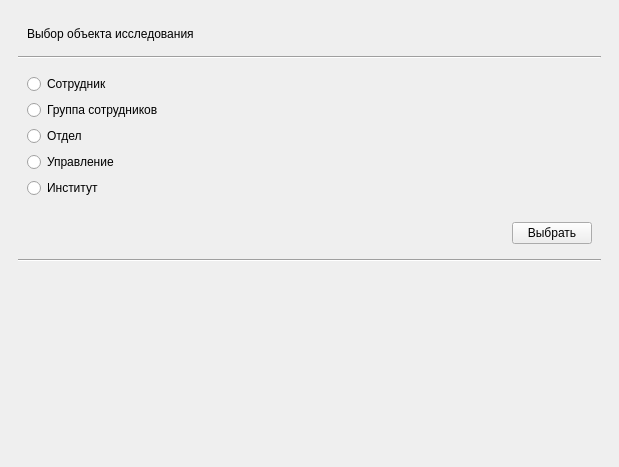
<?xml version="1.0" encoding="UTF-8"?>
<ui version="4.0">
 <class>mainWindow</class>
 <widget class="QMainWindow" name="mainWindow">
  <property name="geometry">
   <rect>
    <x>0</x>
    <y>0</y>
    <width>619</width>
    <height>467</height>
   </rect>
  </property>
  <property name="windowTitle">
   <string>MainWindow</string>
  </property>
  <widget class="QWidget" name="centralwidget">
   <layout class="QVBoxLayout" name="verticalLayout_2">
    <item>
     <widget class="QWidget" name="main_widget" native="true">
      <layout class="QVBoxLayout" name="verticalLayout">
       <item alignment="Qt::AlignTop">
        <widget class="QWidget" name="widget_lable_main" native="true">
         <layout class="QVBoxLayout" name="verticalLayout_4">
          <item>
           <widget class="QLabel" name="label_main">
            <property name="text">
             <string>Выбор объекта исследования</string>
            </property>
           </widget>
          </item>
         </layout>
        </widget>
       </item>
       <item alignment="Qt::AlignTop">
        <widget class="Line" name="line_up">
         <property name="orientation">
          <enum>Qt::Horizontal</enum>
         </property>
        </widget>
       </item>
       <item alignment="Qt::AlignLeft|Qt::AlignTop">
        <widget class="QWidget" name="widget_with_case_butts" native="true">
         <property name="enabled">
          <bool>true</bool>
         </property>
         <property name="sizePolicy">
          <sizepolicy hsizetype="Preferred" vsizetype="Preferred">
           <horstretch>0</horstretch>
           <verstretch>0</verstretch>
          </sizepolicy>
         </property>
         <property name="autoFillBackground">
          <bool>false</bool>
         </property>
         <layout class="QVBoxLayout" name="verticalLayout_3">
          <property name="sizeConstraint">
           <enum>QLayout::SetDefaultConstraint</enum>
          </property>
          <item>
           <widget class="QRadioButton" name="butt_customer">
            <property name="text">
             <string>Сотрудник</string>
            </property>
           </widget>
          </item>
          <item>
           <widget class="QRadioButton" name="butt_group">
            <property name="text">
             <string>Группа сотрудников</string>
            </property>
           </widget>
          </item>
          <item>
           <widget class="QRadioButton" name="butt_department">
            <property name="text">
             <string>Отдел</string>
            </property>
           </widget>
          </item>
          <item>
           <widget class="QRadioButton" name="butt_unit">
            <property name="text">
             <string>Управление</string>
            </property>
           </widget>
          </item>
          <item>
           <widget class="QRadioButton" name="butt_institute">
            <property name="text">
             <string>Институт</string>
            </property>
           </widget>
          </item>
         </layout>
        </widget>
       </item>
       <item>
        <widget class="QWidget" name="widget_butt_chose" native="true">
         <layout class="QHBoxLayout" name="horizontalLayout">
          <item>
           <spacer name="hor_spacer_left">
            <property name="orientation">
             <enum>Qt::Horizontal</enum>
            </property>
            <property name="sizeHint" stdset="0">
             <size>
              <width>277</width>
              <height>20</height>
             </size>
            </property>
           </spacer>
          </item>
          <item>
           <widget class="QPushButton" name="butt_chose">
            <property name="text">
             <string>Выбрать</string>
            </property>
           </widget>
          </item>
         </layout>
        </widget>
       </item>
       <item>
        <widget class="Line" name="line_ground">
         <property name="orientation">
          <enum>Qt::Horizontal</enum>
         </property>
        </widget>
       </item>
       <item>
        <spacer name="vert_spacer">
         <property name="orientation">
          <enum>Qt::Vertical</enum>
         </property>
         <property name="sizeHint" stdset="0">
          <size>
           <width>20</width>
           <height>40</height>
          </size>
         </property>
        </spacer>
       </item>
      </layout>
     </widget>
    </item>
   </layout>
  </widget>
 </widget>
 <resources/>
 <connections/>
</ui>
